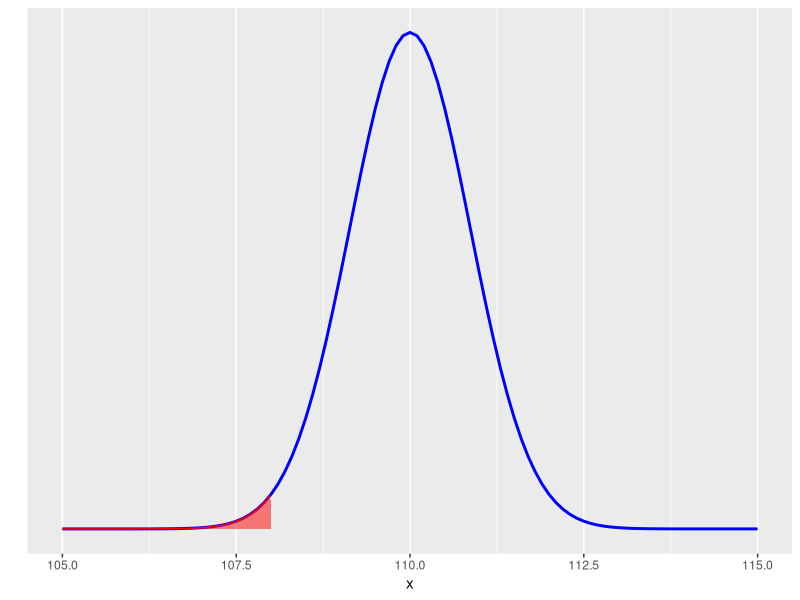
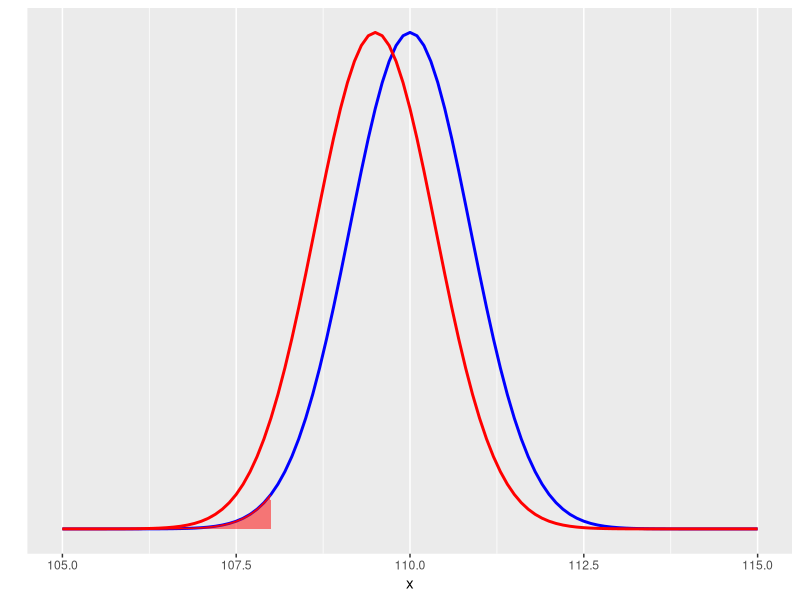
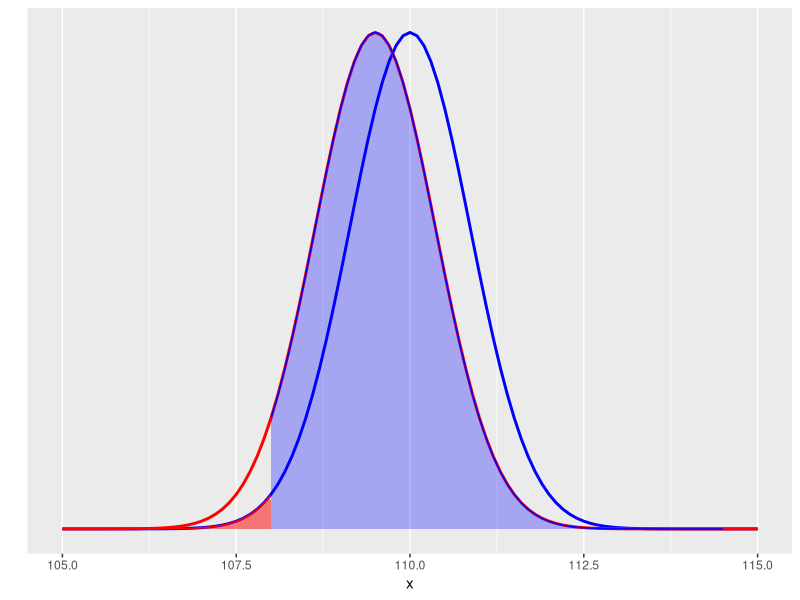
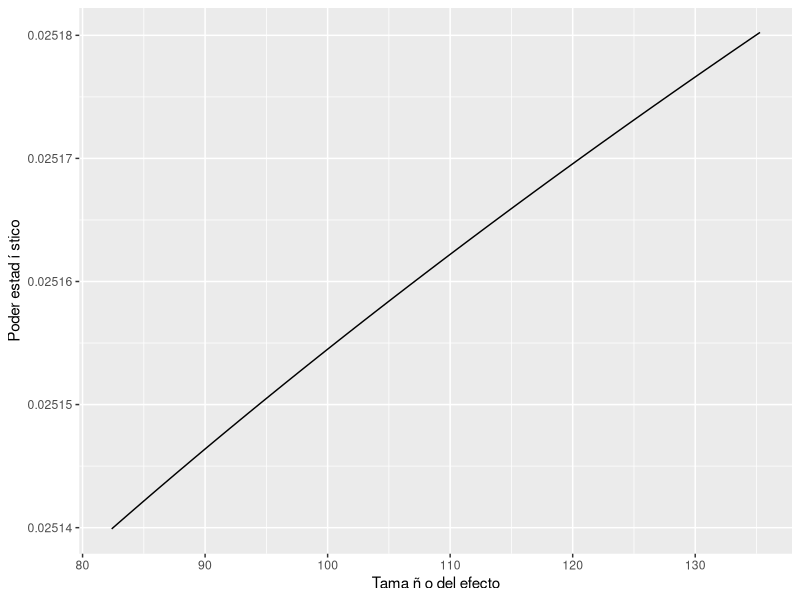

Write the R code that produced these figures, in order.

library(dplyr)
library(ggpubr)
library(pwr)
# Grupo número 1
# Integrante Jaime Alejandro Carrasco Quintrequeo
# Integrante Matías Andrés Colil Colil
# Integrante Matías Ignacio Hernández Canales

#Pregunta 1
#El agricultor está seguro de que el verdadero peso medio no puede ser superior a 110 gramos y piensa
#rechazar la hipótesis nula cuando la muestra presente un peso medio menor a 108 gramos. Determine, 
#usando herramientas gráficas, la probabilidad de que cometa un error de tipo I.

#se pide encontrar la probabilidad de que el agricultor cometa un eror de tipo I 
#y esto significa que se debe encontrar el valor de significancia alfa
#que es el que determina la probalidad de cometer un error de tipo I

#Hipotesis:
#H0: El peso medio de las manzanas es de 110g, mu >= 110g (hipotesis nula)
#HA: El peso medio de las manzanas es menor a 110g, mu < 110g (hipotesis alternativa)

#Valores conocidos
n<-300 #tamaño de la muestra
des.est<- 15 #desviacion estandar
err.est<- des.est / sqrt(n) #error estandar

#generamos una distribucion normal en torno al valor nulo de la hipotesis
#y usamos 1000 valores para generar la secuencia
valor.nulo = 110
puntos <- 1000

x <- seq(valor.nulo-5, valor.nulo+5,length.out = puntos)
densidad.prob <- dnorm(x, mean = valor.nulo, sd = err.est)
distr.normal <-data.frame(x,densidad.prob)
grafico <- ggplot(distr.normal, aes(x))
grafico <- grafico + stat_function(fun = dnorm,
                                 args = list(mean = valor.nulo,
                                             sd = err.est),
                                 colour = "blue", size = 1)
grafico <- grafico + geom_area(data = subset(distr.normal, x < 108),
                         aes(y=densidad.prob),
                         colour = "red",
                         fill = "red",
                         alpha = 0.5) + ylab("") + scale_y_continuous(breaks = NULL)
print(grafico)

#Por tanto la probabilidad de que el agricultor cometa un error de tipo I
#está dado por el valor de significancia que es igual a la probalidad de
#tomar un valor dentro del area de rechazo (area roja)

prob.error.i <- pnorm(108, mean = valor.nulo, sd= err.est, lower.tail = TRUE)
print(prob.error.i)

cat("La probabilidad de cometer un error de Tipo I es de: ", prob.error.i, "% \n\n")

#Pregunta 2
#Suponga ahora que el verdadero peso medio de las manzanas es de 109,5 gramos. Determine mediante 
#herramientas gráficas cuál sería la probabilidad de que el agricultor, quien obviamente no conoce este dato, 
#cometa un error de tipo II.


#Se nos pide encontrar la probabilidad de que el agricultor cometa un error de tipo II

#Valores conocidos
media_verdadera<-109.5

#Tenemos que superponer el grafico de la hiptesis nula con este nuevo grafico para 
#ver de manera grafica la probabilidad del error de tipo II
#Grafico con la media verdadera

x2 <- seq(media_verdadera-5, media_verdadera+5,length.out = puntos)
densidad.prob2 <- dnorm(x2, mean = media_verdadera, sd = err.est)
distr.normal2 <-data.frame(x = x2, y = densidad.prob2)

grafico2 <- grafico + stat_function(fun = dnorm,
                                    args = list(mean = media_verdadera, sd = err.est),
                                    colour = "red", size = 1)
print(grafico2)
grafico2<- grafico2 + geom_area(data = subset(distr.normal2, x >= 108),
                                aes(y=y),
                                colour = "blue",
                                fill = "blue",
                                alpha = 0.3)
print(grafico2)

#Por tanto la probabilidad de que el agricultor cometa un error de tipo II
#está dado por el valor de significancia que es igual a la probalidad de no
#tomar un valor dentro del area de rechazo (area azul)

beta <- pnorm(108, mean = media_verdadera, sd= err.est, lower.tail = FALSE)

print(beta)

cat("La probabilidad de cometer un error de Tipo II es de: ", beta, "% \n\n")

# Pregunta 3
# Teniendo en cuenta que en realidad no se conoce el verdadero peso medio, genere ahora un gráfico del
# poder teniendo en cuenta que el agricultor piensa rechazar la hipótesis nula si la muestra presenta un peso
# medio menor a 109 gramos, pero suponiendo ahora que el peso volumen medio podría variar entre 108 y
# 110 gramos.

#x3 <- seq(108, 110,length.out = 300)
#Preguntar al mati pq 1000 y no 300, no sale en los comentarios el pq, en el enunciado dice 300.}

# Generar la secuencia aleatoria de números
x3 <- runif(300, min = 108, max = 110)

# Ajustar la media y la desviación estándar
x3 <- (x3 - mean(x3)) / sd(x3) * 15 + mean(x3)


media3 <- mean(x3)
# poder3=pwr.norm.test(n=300,
#                     delta=x3,
#                     sd=15,
#                     sig.level=0.05,
#                     type="one.sample",
#                     alternative = "two.sided")$power
# poder3 = pwr.norm.test(d=((media3-109)/des.est), sig.level =0.05, power = 0.8, alternative = "less")
poder3 <- power.t.test(n=x3, 
                       delta=media3-109, 
                       sd=des.est,
                       sig.level = 0.05, 
                       type = "one.sample", 
                       alternative = "two.sided" )$power

pow3 <- data.frame(x3,poder3)

g3 <- ggplot(pow3,aes(x3,poder3))
g3 <- g3 + geom_line ()
g3 <- g3 + labs ( colour = "red" )
g3 <- g3 + ylab ( " Poder estad í stico " )
g3 <- g3 + xlab ( " Tama ñ o del efecto " )

print(g3)


#Pregunta 4
#Considerando un peso medio verdadero de 109 gramos, calcule usando funciones de R 
#(o alguno de sus paquetes) cuántas manzanas deberían revisarse para conseguir un 
#poder estadístico de 0,75 y un nivel de significación de 0,05.

#Para poder obtener los datos estadisticos que se piden vamos a utilizar la
#funcion power.t.test en la cual si dejamos el valor de n como NULL
#nos entregara el tamaño de la muestra

media_p4<- 109


res <- pwr.norm.test(d = ((media_p4 - valor.nulo)/des.est), sig.level = 0.05,
                                   power = 0.75, alternative = "less")
tamaño.test.z <- ceiling(res[["n"]])

cat("El tamaño de la muestra para los valores estadisticos dados es de: ", tamaño.test.z, " \n\n")


#Pregunta 5
# Repita el ejercicio de la pregunta anterior, suponiendo ahora que el agricultor es muy exigente y desea
# reducir la probabilidad de cometer un error de tipo I a un 1% solamente?

media_p4<- 109


res <- pwr.norm.test(d = ((media_p4 - valor.nulo)/des.est), sig.level = 0.01,
                     power = 0.75, alternative = "less")
tamaño.test.z <- ceiling(res[["n"]])

cat("El tamaño de la muestra para los valores estadisticos dados es de: ", tamaño.test.z, " \n\n")
